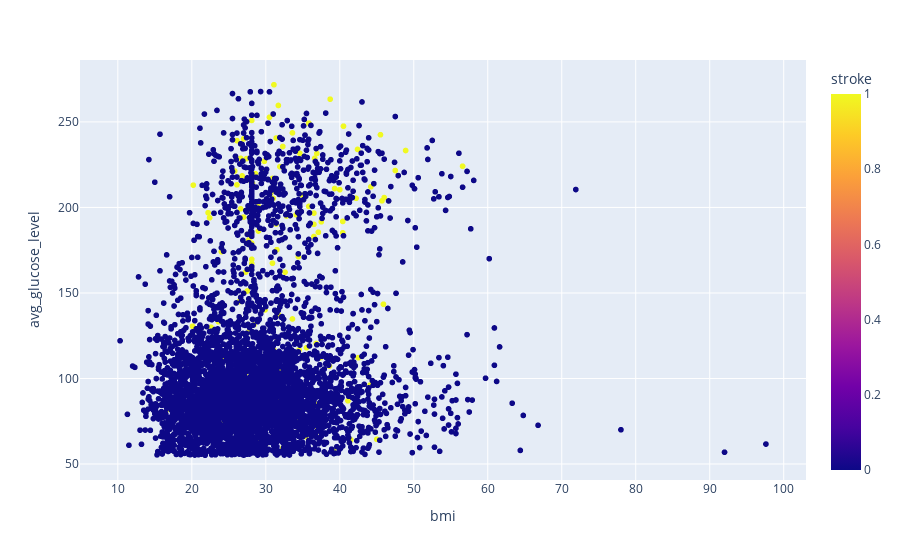

Write notebook code for a chart like this one.
### Code cell
# a) BMI and Glucose Level
px.scatter(data_frame= df,x = "bmi", y = 'avg_glucose_level',color ="stroke" )

### Figure 1 — Plotly figure (JSON) as saved in the notebook; plotly's stock layout.template omitted (floating-point values rounded to 4 significant figures; data arrays with more than 128 entries replaced by an {"elided": "..."} marker saying what was removed)
{"data": [{"hovertemplate": "bmi=%{x}<br>avg_glucose_level=%{y}<br>stroke=%{marker.color}<extra></extra>", "legendgroup": "", "marker": {"color": {"elided": "5110 int values"}, "coloraxis": "coloraxis", "symbol": "circle"}, "mode": "markers", "name": "", "showlegend": false, "type": "scattergl", "x": {"elided": "5110 float values"}, "xaxis": "x", "y": {"elided": "5110 float values"}, "yaxis": "y"}], "layout": {"coloraxis": {"colorbar": {"title": {"text": "stroke"}}, "colorscale": [[0, "#0d0887"], [0.1111, "#46039f"], [0.2222, "#7201a8"], [0.3333, "#9c179e"], [0.4444, "#bd3786"], [0.5556, "#d8576b"], [0.6667, "#ed7953"], [0.7778, "#fb9f3a"], [0.8889, "#fdca26"], [1, "#f0f921"]]}, "legend": {"tracegroupgap": 0}, "margin": {"t": 60}, "xaxis": {"anchor": "y", "domain": [0, 1], "title": {"text": "bmi"}}, "yaxis": {"anchor": "x", "domain": [0, 1], "title": {"text": "avg_glucose_level"}}}}
